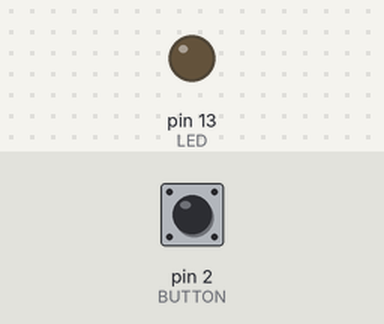
A sketch run on a simulated Arduino Uno, built with avr-gcc and run on an emulated ATmega328P. Shown: output pins drawn as LEDs (lit = HIGH). The test bench sets the inputs (shaded band); at power-on: pin 2 (BUTTON) LOW.

Above: at 1.2 s.
1.3 s: pin 2 (BUTTON) pulled HIGH for 0.15 s
At 2.5 s:
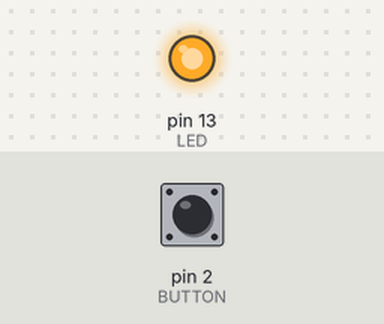
2.9 s: pin 2 (BUTTON) pulled HIGH for 1 s
At 3.8 s:
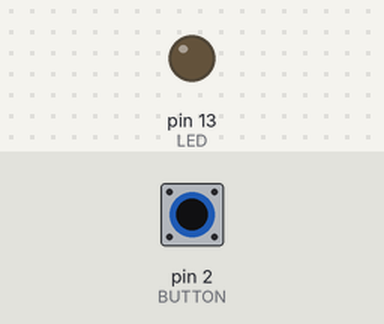
5.4 s: pin 2 (BUTTON) pulled HIGH for 3.2 s
At 5.7 s:
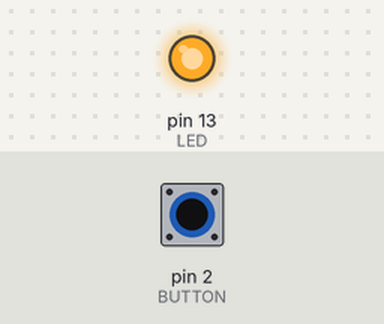
Timing chart, 0 to 8.4 s (numbered marks = the images above; inputs shaded):
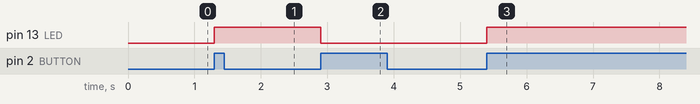

The sketch:

switch_toggle.ino
```cpp
#define LED 13
#define BUTTON 2

int val = 0;
int old_val = 0;
boolean isOn;

void setup() {
  pinMode (LED, OUTPUT);
  pinMode (BUTTON, INPUT);
}

void loop() {

  val = digitalRead(BUTTON);

  if (val == HIGH && old_val == LOW ) {
    isOn = !isOn;
  }

  old_val = val;

  if (isOn) {
    digitalWrite (LED, HIGH);
  } else {
    digitalWrite (LED, LOW);
  }

}
```

Measured:
- after the input at 1.3 s, pin 13 (LED): LOW → HIGH at once
- after the input at 2.9 s, pin 13 (LED): HIGH → LOW at once
- after the input at 5.4 s, pin 13 (LED): LOW → HIGH at once
